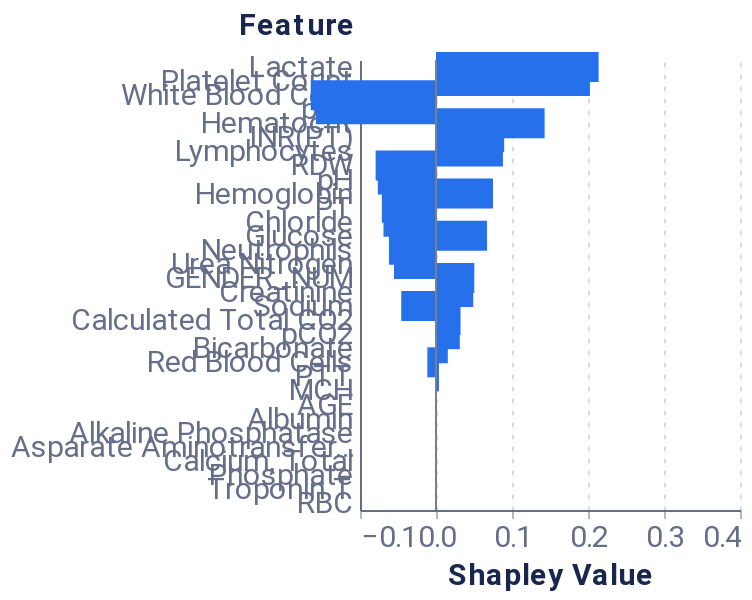

Write notebook code for a chart like this one.
### Code cell
sequence_id_feat = 'HADM_ID'

pos_id = 0
pruning_dict = {'tol': 0.025,}
coal_plot_data, coal_prun_idx = local_pruning(f, pos_x_data[0], pruning_dict, average_event, ids_for_test[pos_id], sequence_id_feat, False)
# coal_prun_idx is in negative terms
pruning_idx = pos_x_data[pos_id].shape[1] + coal_prun_idx

feature_dict = {'rs': 42, 'nsamples': 32000, 'feature_names': model_features, 'plot_features': plot_feats}
feature_data = local_feat(f, pos_x_data[pos_id], feature_dict, ids_for_test[pos_id], sequence_id_feat, average_event, pruning_idx)
plot_feat_barplot(feature_data, feature_dict.get('top_feats'), feature_dict.get('plot_features'))

### Figure 1 — Vega-Lite specification as saved in the notebook (floating-point values rounded to 4 significant figures)
{"config": {"axis": {"domain": true, "domainColor": "#666F89", "grid": false, "gridCap": "round", "gridColor": "#B3B7C4", "gridDash": [2, 4], "gridWidth": 0.5, "labelColor": "#666F89", "labelFont": "Roboto, Arial, sans-serif", "labelPadding": 2, "tickColor": "#666F89", "tickOpacity": 0.5, "tickSize": 4, "titleColor": "#19274E", "titleFont": "Roboto, Arial, sans-serif", "titleFontSize": 12}, "axisBand": {"domain": true, "labelPadding": 4, "ticks": false}, "axisY": {"domain": false, "titleAlign": "left", "titleAngle": 0, "titleX": -20, "titleY": -10}, "legend": {"labelColor": "#666F89", "labelFont": "Roboto, Arial, sans-serif", "labelFontSize": 12, "symbolSize": 40, "titleColor": "#19274E", "titleFont": "Roboto, Arial, sans-serif", "titleFontSize": 12, "titlePadding": 4}, "arc": {"stroke": "#FFFFFF", "strokeWidth": 1}, "bar": {"fill": "#2770EB", "stroke": null}, "line": {"stroke": "#2770EB", "strokeWidth": 2}, "path": {"stroke": "#2770EB", "strokeWidth": 0.5}, "point": {"fill": "#2770EB", "shape": "circle", "filled": true}, "rect": {"fill": "#2770EB"}, "rule": {"stroke": "#666F89"}, "shape": {"stroke": "#2770EB"}, "text": {"color": "#19274E", "font": "Roboto, Arial, sans-serif", "fontSize": 12}, "range": {"category": ["#2770EB", "#77B98A", "#DA5252", "#FFC400", "#A87AEA", "#00A39E", "#19274E"], "diverging": ["#006360", "#2BB3AE", "#96D9D7", "#FFFFFF", "#EDAAAA", "#DA5252", "#811D1D"], "heatmap": ["#18448F", "#1B4EA5", "#2770EB", "#4C88EE", "#82ACF3", "#A6C4F7", "#E9F1FD"], "ramp": ["#18448F", "#1B4EA5", "#2770EB", "#4C88EE", "#82ACF3", "#A6C4F7", "#E9F1FD"]}, "background": "#FFFFFF", "group": {"fill": "#FFFFFF"}, "header": {"labelColor": "#19274E", "labelFont": "Roboto, Arial, sans-serif", "labelFontSize": 12, "titleColor": "#19274E", "titleFont": "Roboto, Arial, sans-serif", "titleFontSize": 16}, "title": {"anchor": "start", "color": "#19274E", "font": "Roboto, Arial, sans-serif", "fontSize": 20, "fontWeight": "bold", "offset": 20, "subtitleColor": "#19274E", "subtitleFontSize": 16}, "view": {"continuousHeight": 300, "continuousWidth": 400, "stroke": "transparent"}}, "layer": [{"data": {"name": "data-43472f6e0a610773538c992543610b61"}, "mark": {"type": "bar", "size": 15, "thickness": 1}, "encoding": {"x": {"axis": {"grid": true, "labelFontSize": 15, "title": "Shapley Value", "titleFontSize": 15}, "field": "Shapley Value", "scale": {"domain": [-0.1, 0.4]}, "type": "quantitative"}, "y": {"axis": {"labelFontSize": 15, "title": "Feature", "titleFontSize": 15, "titleX": -61}, "field": "Feature", "sort": {"field": "sort_col", "order": "descending"}, "type": "nominal"}}}, {"data": {"name": "data-9c00aa9dc2b1c1a0b4bf9b34ead12925"}, "mark": {"type": "rule", "color": "#798184"}, "encoding": {"x": {"field": "x", "type": "quantitative"}}}], "height": 225, "width": 190, "$schema": "https://vega.github.io/schema/vega-lite/v4.17.0.json", "datasets": {"data-43472f6e0a610773538c992543610b61": [{"Random seed": 42, "NSamples": 32000, "Feature": "AGE", "Shapley Value": 0.0, "sort_col": 0.0}, {"Random seed": 42, "NSamples": 32000, "Feature": "GENDER_NUM", "Shapley Value": 0.05039, "sort_col": 0.05039}, {"Random seed": 42, "NSamples": 32000, "Feature": "Calculated Total CO2", "Shapley Value": 0.03229, "sort_col": 0.03229}, {"Random seed": 42, "NSamples": 32000, "Feature": "Lactate", "Shapley Value": 0.214, "sort_col": 0.214}, {"Random seed": 42, "NSamples": 32000, "Feature": "pCO2", "Shapley Value": 0.03132, "sort_col": 0.03132}, {"Random seed": 42, "NSamples": 32000, "Feature": "pH", "Shapley Value": -0.0766, "sort_col": 0.0766}, {"Random seed": 42, "NSamples": 32000, "Feature": "pO2", "Shapley Value": -0.1579, "sort_col": 0.1579}, {"Random seed": 42, "NSamples": 32000, "Feature": "Albumin", "Shapley Value": 0.0, "sort_col": 0.0}, {"Random seed": 42, "NSamples": 32000, "Feature": "Alkaline Phosphatase", "Shapley Value": 0.0, "sort_col": 0.0}, {"Random seed": 42, "NSamples": 32000, "Feature": "Asparate Aminotransferase (AST)", "Shapley Value": 0.0, "sort_col": 0.0}, {"Random seed": 42, "NSamples": 32000, "Feature": "Bicarbonate", "Shapley Value": 0.01553, "sort_col": 0.01553}, {"Random seed": 42, "NSamples": 32000, "Feature": "Calcium, Total", "Shapley Value": 0.0, "sort_col": 0.0}, {"Random seed": 42, "NSamples": 32000, "Feature": "Chloride", "Shapley Value": -0.06908, "sort_col": 0.06908}, {"Random seed": 42, "NSamples": 32000, "Feature": "Creatinine", "Shapley Value": 0.04901, "sort_col": 0.04901}, {"Random seed": 42, "NSamples": 32000, "Feature": "Glucose", "Shapley Value": 0.06721, "sort_col": 0.06721}, {"Random seed": 42, "NSamples": 32000, "Feature": "Phosphate", "Shapley Value": 0.0, "sort_col": 0.0}, {"Random seed": 42, "NSamples": 32000, "Feature": "Sodium", "Shapley Value": -0.04572, "sort_col": 0.04572}, {"Random seed": 42, "NSamples": 32000, "Feature": "Troponin T", "Shapley Value": 0.0, "sort_col": 0.0}, {"Random seed": 42, "NSamples": 32000, "Feature": "Urea Nitrogen", "Shapley Value": -0.05524, "sort_col": 0.05524}, {"Random seed": 42, "NSamples": 32000, "Feature": "Hematocrit", "Shapley Value": 0.1429, "sort_col": 0.1429}, {"Random seed": 42, "NSamples": 32000, "Feature": "Hemoglobin", "Shapley Value": 0.07497, "sort_col": 0.07497}, {"Random seed": 42, "NSamples": 32000, "Feature": "INR(PT)", "Shapley Value": 0.08969, "sort_col": 0.08969}, {"Random seed": 42, "NSamples": 32000, "Feature": "Lymphocytes", "Shapley Value": 0.0881, "sort_col": 0.0881}, {"Random seed": 42, "NSamples": 32000, "Feature": "MCH", "Shapley Value": 0.001009, "sort_col": 0.001009}, {"Random seed": 42, "NSamples": 32000, "Feature": "Neutrophils", "Shapley Value": -0.06191, "sort_col": 0.06191}, {"Random seed": 42, "NSamples": 32000, "Feature": "Platelet Count", "Shapley Value": 0.2026, "sort_col": 0.2026}, {"Random seed": 42, "NSamples": 32000, "Feature": "PT", "Shapley Value": -0.07126, "sort_col": 0.07126}, {"Random seed": 42, "NSamples": 32000, "Feature": "PTT", "Shapley Value": 0.003891, "sort_col": 0.003891}, {"Random seed": 42, "NSamples": 32000, "Feature": "RDW", "Shapley Value": -0.07943, "sort_col": 0.07943}, {"Random seed": 42, "NSamples": 32000, "Feature": "Red Blood Cells", "Shapley Value": -0.01138, "sort_col": 0.01138}, {"Random seed": 42, "NSamples": 32000, "Feature": "White Blood Cells", "Shapley Value": -0.1648, "sort_col": 0.1648}, {"Random seed": 42, "NSamples": 32000, "Feature": "RBC", "Shapley Value": 0.0, "sort_col": 0.0}], "data-9c00aa9dc2b1c1a0b4bf9b34ead12925": [{"x": 0}]}}
